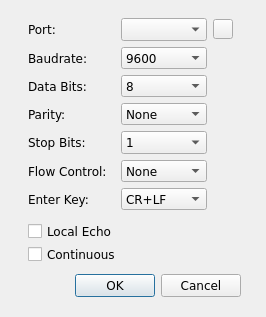
<?xml version="1.0" encoding="UTF-8"?>
<ui version="4.0">
 <class>OptionsDialog</class>
 <widget class="QDialog" name="OptionsDialog">
  <property name="geometry">
   <rect>
    <x>0</x>
    <y>0</y>
    <width>266</width>
    <height>317</height>
   </rect>
  </property>
  <property name="font">
   <font>
    <family>Verdana</family>
   </font>
  </property>
  <property name="windowTitle">
   <string>Options</string>
  </property>
  <property name="windowIcon">
   <iconset resource="resources.qrc">
    <normaloff>:/icons/app_icons/f69ac40a-3d9a-4ab0-90c0-d86770edae78.jpg</normaloff>:/icons/app_icons/f69ac40a-3d9a-4ab0-90c0-d86770edae78.jpg</iconset>
  </property>
  <widget class="QDialogButtonBox" name="buttonBox">
   <property name="geometry">
    <rect>
     <x>30</x>
     <y>270</y>
     <width>211</width>
     <height>32</height>
    </rect>
   </property>
   <property name="orientation">
    <enum>Qt::Horizontal</enum>
   </property>
   <property name="standardButtons">
    <set>QDialogButtonBox::Cancel|QDialogButtonBox::Ok</set>
   </property>
  </widget>
  <widget class="QWidget" name="gridLayoutWidget">
   <property name="geometry">
    <rect>
     <x>20</x>
     <y>10</y>
     <width>221</width>
     <height>262</height>
    </rect>
   </property>
   <layout class="QGridLayout" name="gridLayout">
    <property name="leftMargin">
     <number>8</number>
    </property>
    <property name="topMargin">
     <number>8</number>
    </property>
    <property name="rightMargin">
     <number>8</number>
    </property>
    <property name="bottomMargin">
     <number>8</number>
    </property>
    <item row="3" column="1">
     <widget class="QComboBox" name="parityComboBox">
      <item>
       <property name="text">
        <string>None</string>
       </property>
      </item>
      <item>
       <property name="text">
        <string>Even</string>
       </property>
      </item>
      <item>
       <property name="text">
        <string>Odd</string>
       </property>
      </item>
     </widget>
    </item>
    <item row="6" column="1">
     <widget class="QComboBox" name="enterKeyComboBox">
      <item>
       <property name="text">
        <string>CR+LF</string>
       </property>
      </item>
      <item>
       <property name="text">
        <string>CR</string>
       </property>
      </item>
      <item>
       <property name="text">
        <string>LF</string>
       </property>
      </item>
      <item>
       <property name="text">
        <string>None</string>
       </property>
      </item>
     </widget>
    </item>
    <item row="7" column="0">
     <widget class="QCheckBox" name="localEchoCheckBox">
      <property name="minimumSize">
       <size>
        <width>0</width>
        <height>30</height>
       </size>
      </property>
      <property name="text">
       <string>Local Echo</string>
      </property>
     </widget>
    </item>
    <item row="0" column="0">
     <widget class="QLabel" name="portLabel">
      <property name="text">
       <string>Port:</string>
      </property>
     </widget>
    </item>
    <item row="4" column="1">
     <widget class="QComboBox" name="stopBitsComboBox">
      <item>
       <property name="text">
        <string>1</string>
       </property>
      </item>
      <item>
       <property name="text">
        <string>2</string>
       </property>
      </item>
     </widget>
    </item>
    <item row="4" column="0">
     <widget class="QLabel" name="stopBitsLabel">
      <property name="text">
       <string>Stop Bits:</string>
      </property>
     </widget>
    </item>
    <item row="6" column="0">
     <widget class="QLabel" name="enterKeyLabel">
      <property name="text">
       <string>Enter Key:</string>
      </property>
     </widget>
    </item>
    <item row="2" column="0">
     <widget class="QLabel" name="dataBitsLabel">
      <property name="text">
       <string>Data Bits:</string>
      </property>
     </widget>
    </item>
    <item row="0" column="2">
     <widget class="QPushButton" name="pushButton">
      <property name="maximumSize">
       <size>
        <width>20</width>
        <height>20</height>
       </size>
      </property>
      <property name="text">
       <string/>
      </property>
      <property name="icon">
       <iconset resource="resources.qrc">
        <normaloff>:/icons/app_icons/icons8-refresh-188.png</normaloff>:/icons/app_icons/icons8-refresh-188.png</iconset>
      </property>
     </widget>
    </item>
    <item row="3" column="0">
     <widget class="QLabel" name="parityLabel">
      <property name="text">
       <string>Parity:</string>
      </property>
     </widget>
    </item>
    <item row="5" column="0">
     <widget class="QLabel" name="flowControlLabel">
      <property name="text">
       <string>Flow Control:</string>
      </property>
     </widget>
    </item>
    <item row="2" column="1">
     <widget class="QComboBox" name="dataBitsComboBox">
      <property name="currentIndex">
       <number>3</number>
      </property>
      <item>
       <property name="text">
        <string>5</string>
       </property>
      </item>
      <item>
       <property name="text">
        <string>6</string>
       </property>
      </item>
      <item>
       <property name="text">
        <string>7</string>
       </property>
      </item>
      <item>
       <property name="text">
        <string>8</string>
       </property>
      </item>
     </widget>
    </item>
    <item row="5" column="1">
     <widget class="QComboBox" name="flowControlComboBox">
      <item>
       <property name="text">
        <string>None</string>
       </property>
      </item>
      <item>
       <property name="text">
        <string>XON/XOFF</string>
       </property>
      </item>
      <item>
       <property name="text">
        <string>RTS/CTS</string>
       </property>
      </item>
     </widget>
    </item>
    <item row="1" column="0">
     <widget class="QLabel" name="baudrateLabel">
      <property name="text">
       <string>Baudrate:</string>
      </property>
     </widget>
    </item>
    <item row="8" column="0">
     <widget class="QCheckBox" name="continuousCheckBox">
      <property name="minimumSize">
       <size>
        <width>0</width>
        <height>20</height>
       </size>
      </property>
      <property name="text">
       <string>Continuous</string>
      </property>
     </widget>
    </item>
    <item row="1" column="1">
     <widget class="QComboBox" name="baudrateComboBox">
      <property name="currentIndex">
       <number>2</number>
      </property>
      <item>
       <property name="text">
        <string>1200</string>
       </property>
      </item>
      <item>
       <property name="text">
        <string>4800</string>
       </property>
      </item>
      <item>
       <property name="text">
        <string>9600</string>
       </property>
      </item>
      <item>
       <property name="text">
        <string>14400</string>
       </property>
      </item>
      <item>
       <property name="text">
        <string>19200</string>
       </property>
      </item>
      <item>
       <property name="text">
        <string>38400</string>
       </property>
      </item>
      <item>
       <property name="text">
        <string>57600</string>
       </property>
      </item>
      <item>
       <property name="text">
        <string>115200</string>
       </property>
      </item>
      <item>
       <property name="text">
        <string>128000</string>
       </property>
      </item>
      <item>
       <property name="text">
        <string>256000</string>
       </property>
      </item>
     </widget>
    </item>
    <item row="0" column="1">
     <widget class="QComboBox" name="portComboBox"/>
    </item>
   </layout>
  </widget>
 </widget>
 <resources>
  <include location="resources.qrc"/>
 </resources>
 <connections>
  <connection>
   <sender>buttonBox</sender>
   <signal>accepted()</signal>
   <receiver>OptionsDialog</receiver>
   <slot>accept()</slot>
   <hints>
    <hint type="sourcelabel">
     <x>248</x>
     <y>254</y>
    </hint>
    <hint type="destinationlabel">
     <x>157</x>
     <y>274</y>
    </hint>
   </hints>
  </connection>
  <connection>
   <sender>buttonBox</sender>
   <signal>rejected()</signal>
   <receiver>OptionsDialog</receiver>
   <slot>reject()</slot>
   <hints>
    <hint type="sourcelabel">
     <x>316</x>
     <y>260</y>
    </hint>
    <hint type="destinationlabel">
     <x>286</x>
     <y>274</y>
    </hint>
   </hints>
  </connection>
 </connections>
</ui>
